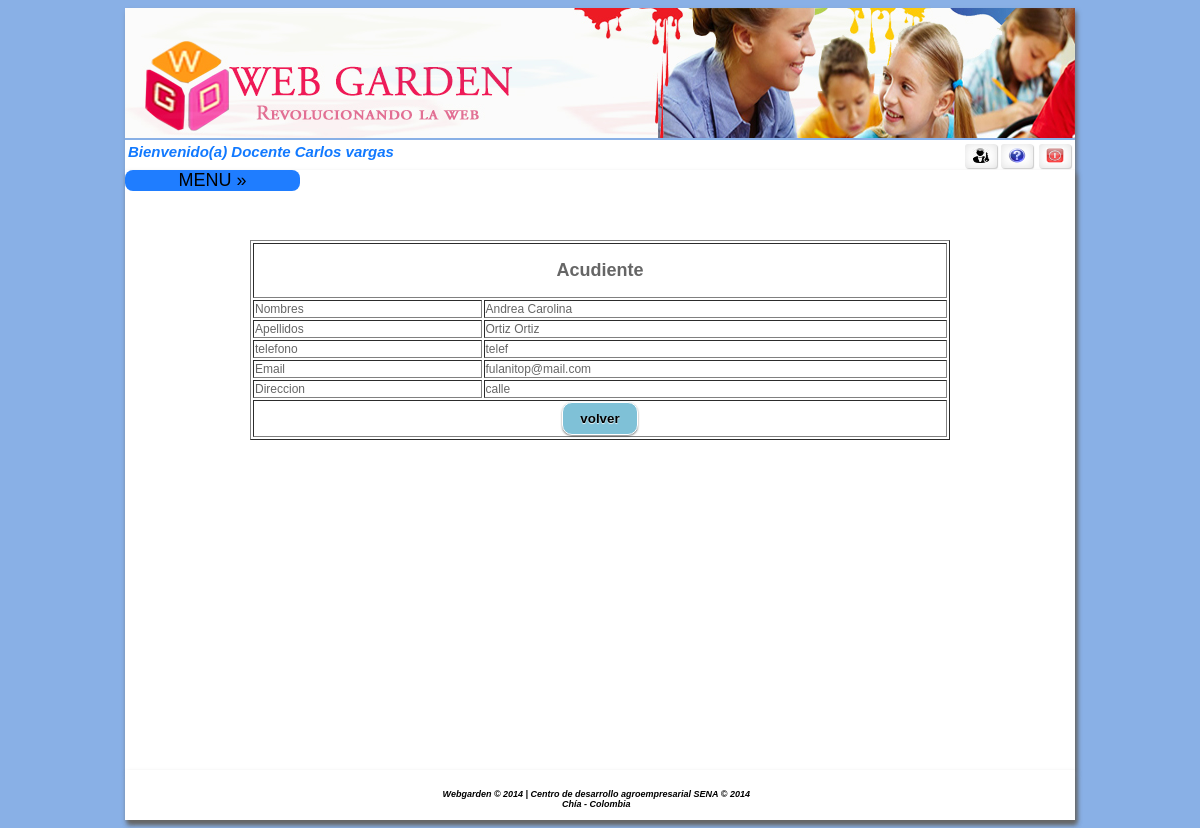
Screenshot of /home.php?doc=99999&acceso=139 (signed in) with the database file from the repository.
### tables this page shows
CREATE TABLE IF NOT EXISTS `persona` (
  `identificacion` int(11) NOT NULL,
  `prinombre` varchar(15) NOT NULL,
  `segnombre` varchar(20) DEFAULT NULL,
  `priapellido` varchar(15) NOT NULL,
  `segapellido` varchar(20) DEFAULT NULL,
  `telefono` varchar(15) NOT NULL,
  `direccion` varchar(15) NOT NULL,
  `foto` varchar(300) DEFAULT NULL,
  `pass` varchar(200) NOT NULL,
  `genero` int(11) NOT NULL,
  `email` varchar(100) NOT NULL,
  `tipodoc` int(11) NOT NULL
);

### controlador/clistaruta.php (called while the page is built, shortened)
<?php
include ("modelo/mlistaruta.php");
$ins = new mruta();
$doc = isset($_GET["doc"]) ? $_GET["doc"] : NULL;
$docen = $ins->seldocente($doc);
     ?>

### modelo/mlistaruta.php (called while the page is built, shortened)
<?php
include ("controlador/conexion.php");
class mruta{
      function seldocente($identificacion) {
     $sql = "select * from persona where identificacion='" .$identificacion. "'; ";
        $conexionBD = new conexion();
        $conexionBD->conectarBD();
        $data = $conexionBD->ejeCon($sql, 0);
        return $data;
    }
}

### controlador/configuracion.php (called while the page is built)
<?php
	$usu_db = "root";
	$pass_db = "";
	$serv_db = "localhost";
	$db = "webgarden";
?>

### controlador/conexion.php (called while the page is built, shortened)
<?php
class conexion{
	function conectarBD(){
		include("configuracion.php");
		$this->link = mysql_connect($serv_db,$usu_db,$pass_db);
		$db2= mysql_select_db($db);
	}
	function ejeCon($con, $op){
		$this->resultado = mysql_query($con) or
		die("La consulta fallo: ".mysql_error());
		if ($op==0){
			while ($linea = mysql_fetch_array($this->resultado)){
				$arrayResultado[] = $linea;
			}
		}else{
			$arrayResultado[] =0;
		}
		$resarr = isset($arrayResultado) ? $arrayResultado:NULL;
		if($resarr){
			return $arrayResultado;
		}
	}
}
?>

### vista/vdadacupro.php (the view)
<?php
	include ("controlador/clistaruta.php");
?>
<center>
	<table width="700" border="1">
        <tr>
        	<td colspan="2" align="center">
            	<h2>Acudiente</h2>
            </td>
        </tr>
        <tr>
        	<td align="left">Nombres</td>
        	 <td> <?php echo $docen[0]['prinombre'] ?>  <?php echo $docen[0]['segnombre'] ?> </td>
        </tr>
    	<tr>
        	<td align="left">Apellidos</td>
          <td> <?php echo $docen[0]['priapellido'] ?>  <?php echo $docen[0]['segapellido'] ?> </td>
        </tr>
       <tr>
        	<td align="left">telefono</td>
            <td> <?php echo $docen[0]['telefono'] ?></td>
        </tr>
         <tr>
        	<td align="left">Email</td>
        	 <td> <?php echo $docen[0]['email'] ?></td>
       </tr>
       <tr>
        	<td align="left">Direccion</td>
        	 <td> <?php echo $docen[0]['direccion'] ?></td>
       </tr>
        <tr>
        	<td colspan="2" align="center" >
                     <input type="button" onclick="location.href='home.php?acceso=138'" value="volver"/>
            </td>
        </tr>
    </table>
</center>

### css/style.css (style rules this page uses)
input[type=submit], input[type=reset],input[type=button] { padding: 9px 17px; font-family: Helvetica,Arial,sans-serif; font-weight: bold; line-height: 1; color: #000000; border: none; text-shadow: 0 1px 1px rgba(255,255,255,0.85); background-color:#7FC1D7; border: 1px solid #ffffff; border-radius: 10px; box-shadow: 0 1px 2px rgba(0,0,0,0.5); }

### css/menu.css (style rules this page uses)
body { font-family: 'Open Sans', sans-serif; background:#89B0E6; background-size:cover; }

### rows the page displays
persona: prinombre "Andrea", segnombre "Carolina", priapellido "Ortiz", segapellido "Ortiz", telefono "telef", email "fulanitop@mail.com", direccion "calle"

### other values shown
$nomapre "Carlos vargas"
